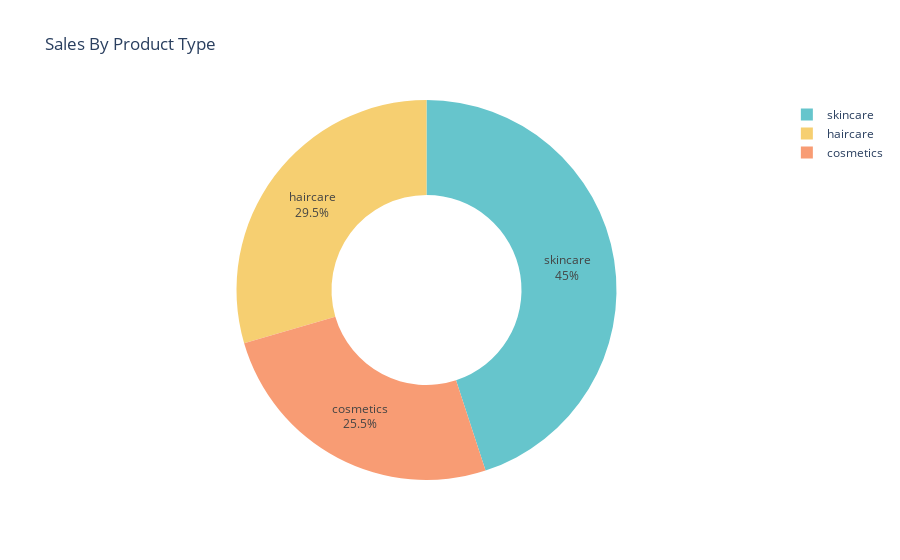

Here is the notebook cell this chart was saved with:
### Code cell
pie=px.pie(sales_data,values="Number of products sold",names="Product type",
                            title="Sales By Product Type",
                            hover_data= ["Number of products sold"],
                            hole=0.5,
                            color_discrete_sequence=px.colors.qualitative.Pastel)
pie.update_traces(textposition="inside",textinfo="percent+label")
pie.show()

### Figure 1 — Plotly figure (JSON) as saved in the notebook; plotly's stock layout.template omitted (floating-point values rounded to 4 significant figures)
{"data": [{"customdata": [[11757], [13611], [20731]], "domain": {"x": [0, 1], "y": [0, 1]}, "hole": 0.5, "hovertemplate": "Product type=%{label}<br>Number of products sold=%{customdata[0]}<extra></extra>", "labels": ["cosmetics", "haircare", "skincare"], "legendgroup": "", "name": "", "showlegend": true, "textinfo": "percent+label", "textposition": "inside", "type": "pie", "values": [11757, 13611, 20731]}], "layout": {"autosize": true, "legend": {"tracegroupgap": 0}, "piecolorway": ["rgb(102, 197, 204)", "rgb(246, 207, 113)", "rgb(248, 156, 116)", "rgb(220, 176, 242)", "rgb(135, 197, 95)", "rgb(158, 185, 243)", "rgb(254, 136, 177)", "rgb(201, 219, 116)", "rgb(139, 224, 164)", "rgb(180, 151, 231)", "rgb(179, 179, 179)"], "title": {"text": "Sales By Product Type"}}}
